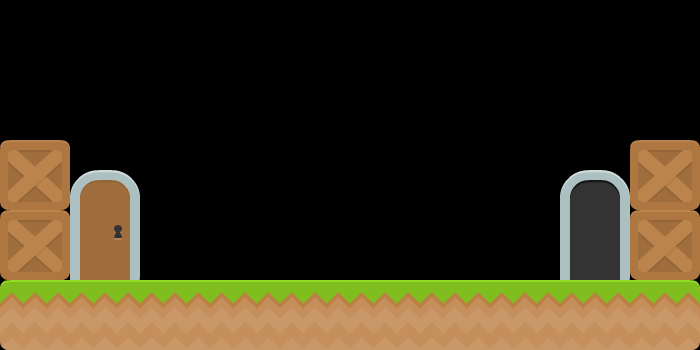

A level layout from a 2D game, rendered from its tile map. Below: a short description, then the map file with tile-grid data replaced by summaries:
An orthogonal 10x5 tile map with 70x70 px tiles, 1 tile layer (Tile Layer 1) and 10 objects (2x enemy blocker, player, exit, cloud, enemy spawn).

<map version="1.1" tiledversion="2018.09.12" orientation="orthogonal" renderorder="right-down" width="10" height="5" tilewidth="70" tileheight="70" infinite="0" nextlayerid="4" nextobjectid="28">
 <tileset firstgid="1" source="kenney_complete_base_tiles_spritesheet.tsx" />
 <layer id="2" name="Tile Layer 1" width="10" height="5">
  <data>[50 cells, 18 non-empty, 8 distinct tile ids]</data>
 </layer>
 <objectgroup id="3" name="triggers" visible="0">
  <properties>
   <property name="blockers" value="t" />
  </properties>
  <object id="1" name="player" x="70" y="210" width="70" height="70">
   <properties>
    <property name="player" type="bool" value="true" />
   </properties>
  </object>
  <object id="2" name="exit" x="560" y="210" width="70" height="70">
   <properties>
    <property name="exit" type="bool" value="true" />
   </properties>
  </object>
  <object id="5" x="0" y="280" width="700" height="70">
   <properties>
    <property name="blockers" value="blrt" />
   </properties>
  </object>
  <object id="9" x="0" y="140" width="70" height="140">
   <properties>
    <property name="blockers" value="blrt" />
   </properties>
  </object>
  <object id="10" x="630" y="140" width="70" height="140">
   <properties>
    <property name="blockers" value="blrt" />
   </properties>
  </object>
  <object id="20" name="cloud" x="280" y="-70" width="70" height="70">
   <properties>
    <property name="cloud" type="bool" value="false" />
   </properties>
  </object>
  <object id="23" x="280" y="0" width="70" height="280">
   <properties>
    <property name="lightning" type="bool" value="true" />
   </properties>
  </object>
  <object id="24" name="enemy spawn" x="420" y="210" width="70" height="70">
   <properties>
    <property name="enemy" type="bool" value="false" />
   </properties>
  </object>
  <object id="25" name="enemy blocker" x="560" y="210" width="70" height="70">
   <properties>
    <property name="reverse" type="bool" value="false" />
   </properties>
  </object>
  <object id="26" name="enemy blocker" x="140" y="210" width="70" height="70">
   <properties>
    <property name="reverse" type="bool" value="false" />
   </properties>
  </object>
 </objectgroup>
</map>
